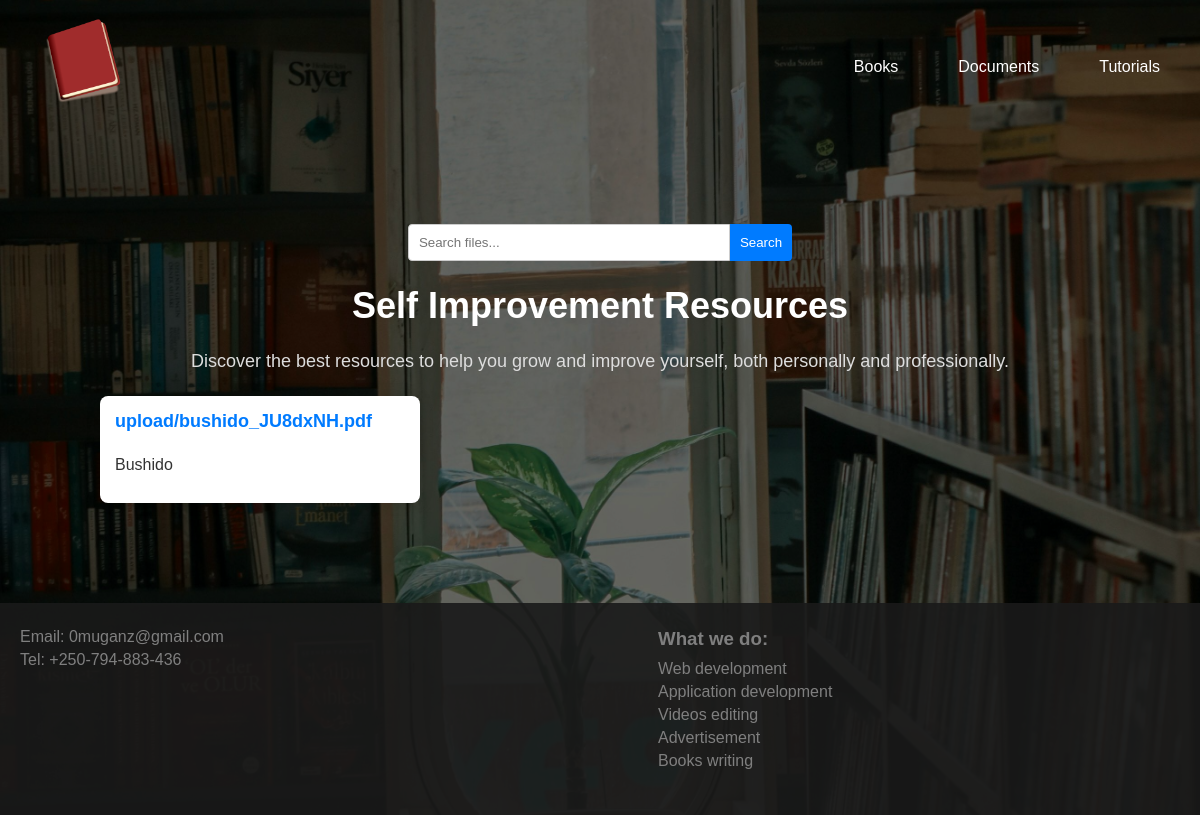
The page /self/ on the database as committed earlier.
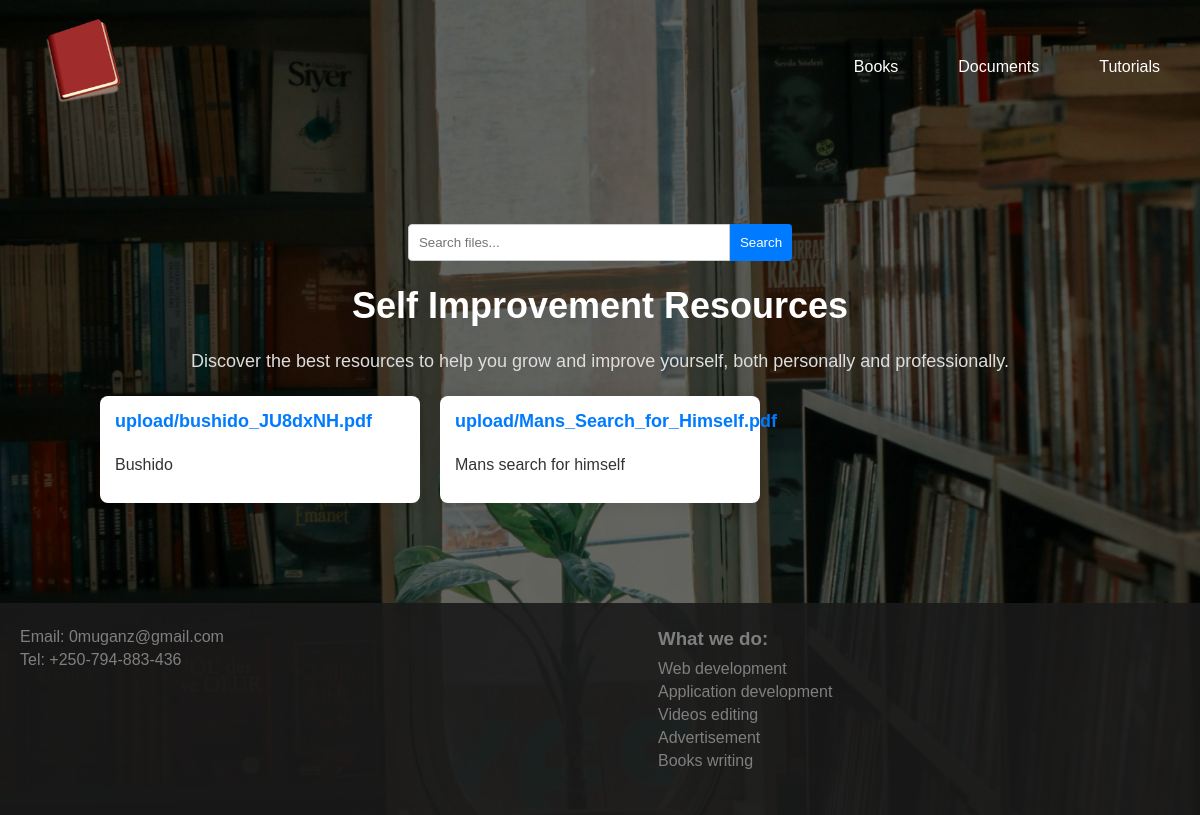
The same page on the database as committed later.
### store/models.py (models this page shows, shortened)
class UploadedFile(models.Model):
    CATEGORY_CHOICES = [
        ('self', 'Self Improvement'),
        ('financial', 'Financial Improvement'),
        ('skills', 'Skills'),
        ('skill', 'Skill'),
        ('guide', 'Guide'),
        ('tutorial', 'Tutorials'),
    ]
    category = models.CharField(max_length=50, choices=CATEGORY_CHOICES)
    file = models.FileField(upload_to='upload/', blank=True, null=True)  # File upload field (optional)
    url = models.URLField(blank=True, null=True)  # New field for links
    description = models.TextField(blank=True)

### store/views.py (the view)
# urls.py: path('self/', views.self, name='self'),
def self(request):
    files = UploadedFile.objects.filter(category='self')
    return render(request, 'store/self.html', {'files': files})

### store/templates/store/self.html (shortened to what this page needs)
{% load static %}
<!DOCTYPE html>
<html lang="en">
<head>
</head>
<body>
    <div class="navbar">
        <div class="logo">
            <a href="{% url 'home' %}">
                <img src="{% static 'store/img/book.png' %}" alt="Logo">
            </a>
        </div>
        <ul>
            <li class="dropdown">
                <a href="#">Books</a>
            </li>
            <li class="dropdown">
                <a href="#">Documents</a>
            </li>
            <li>
                <a href="{% url 'tutorial' %}">Tutorials</a>
            </li>
        </ul>
    </div>
    <div class="main-section content">
        <div class="search-container">
            <input type="text" id="searchInput" placeholder="Search files..." onkeyup="searchFiles()">
            <button type="button" onclick="searchFiles()">Search</button>
        </div>
        <h1>Self Improvement Resources</h1>
        <p>Discover the best resources to help you grow and improve yourself, both personally and professionally.</p>
        <ul class="ul">
            {% if files %}
                {% for file in files %}
                    <li>
                        <a href="{{ file.file.url }}" download>{{ file.file.name }}</a>
                        <p>{{ file.description }}</p>
                    </li>
                {% endfor %}
            {% else %}
                <p class="no-files">No resources available yet. Please check back later!</p>
            {% endif %}
        </ul>
    </div>
    <div class="footer">
        <div class="contact-info">
            <p>Email: 0muganz@gmail.com</p>
            <p>Tel: +250-794-883-436</p>
        </div>
        <div class="services">
            <h3>What we do:</h3>
            <p>Web development</p>
            <p>Application development</p>
            <p>Videos editing</p>
            <p>Advertisement</p>
            <p>Books writing</p>
        </div>
    </div>
</body>
</html>

Rows that differ between the two databases and show on the page:
added UploadedFile: file.name "upload/Mans_Search_for_Himself.pdf", description "Mans search for himself"
